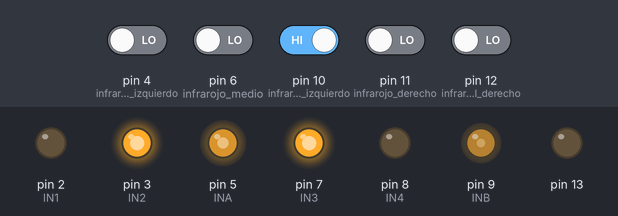
A sketch run on a simulated Arduino Uno, built with avr-gcc and run on an emulated ATmega328P. On the bench: output pins drawn as LEDs (lit = HIGH). The inputs (shaded band) are chosen by the test bench; at power-on: pin 10 (infrarojo_izquierdo) HIGH, pin 4 (infrarojo_lateral_izquierdo), pin 6 (infrarojo_medio), pin 11 (infrarojo_derecho), pin 12 (infrarojo_lateral_derecho) LOW.

Above: at 1.2 s.
1.3 s: pin 10 (infrarojo_izquierdo) driven LOW
At 2.3 s:
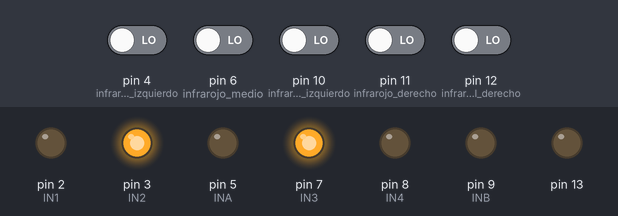
2.8 s: pin 6 (infrarojo_medio) driven HIGH
At 3.5 s:
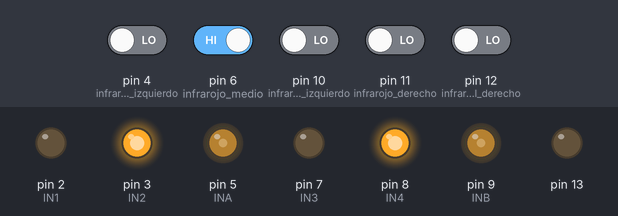
4.3 s: pin 11 (infrarojo_derecho) driven HIGH
At 4.7 s:
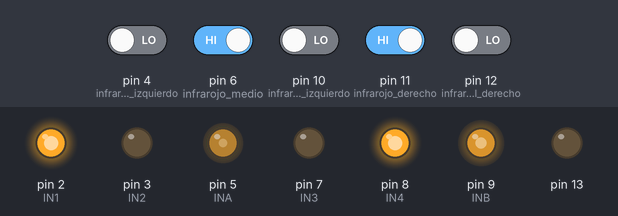
5.8 s: pin 11 (infrarojo_derecho) driven LOW
At 7.0 s:
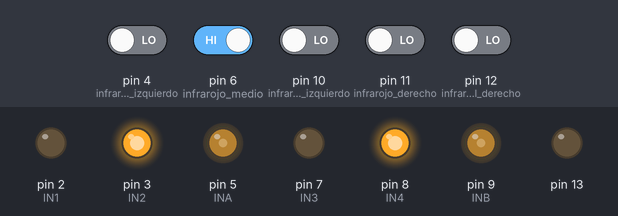
7.3 s: pin 6 (infrarojo_medio) driven LOW
At 8.1 s:
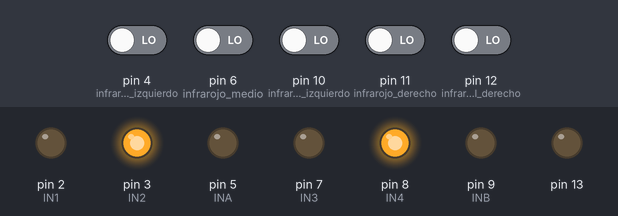
8.8 s: pin 4 (infrarojo_lateral_izquierdo) driven HIGH
At 9.3 s:
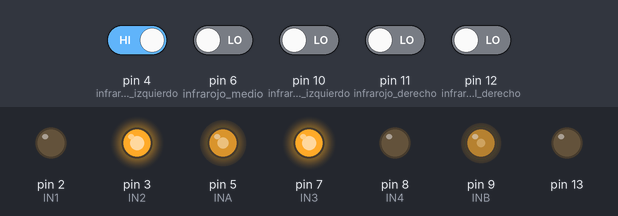
Timing chart, 0 to 11.3 s (numbered marks = the images above; inputs shaded):
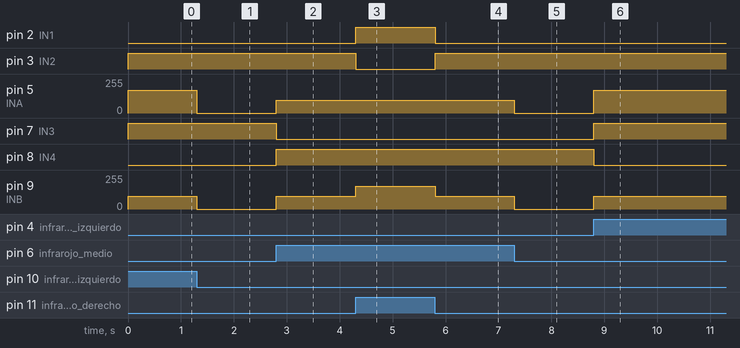

The sketch:

line_follower.ino
```cpp
int IN1 = 2;
int IN2 = 3;
int INA = 5;
int IN3 = 7;
int IN4 = 8;
int INB = 9;

// Infrarojo
int infrarojo_izquierdo = 10;
int infrarojo_derecho = 11;
int infrarojo_medio = 6;
int infrarojo_lateral_derecho = 12;
int infrarojo_lateral_izquierdo = 4;

// Variables de entorno
int velocidad = 95;
int tiempo_ejecucion = 5;
int retraso = 1;
int negro = 1;
int blanco = 0;

// Variables para los sensores
int valor_inicial_infrarojo_izq = 0;
int valor_inicial_infrarojo_der = 0;
int valor_inicial_infrarojo_med = 0;
int valor_inicial_infrarojo_lat_der = 0;
int valor_inicial_infrarojo_lat_izq = 0;

void setup(){
  Serial.begin(9600);
  pinMode(infrarojo_izquierdo, INPUT);
  pinMode(infrarojo_derecho, INPUT);
  pinMode(infrarojo_medio, INPUT);
  pinMode(infrarojo_lateral_derecho, INPUT);
  pinMode(infrarojo_lateral_izquierdo, INPUT);

  pinMode(IN1, OUTPUT);
  pinMode(IN2, OUTPUT);
  pinMode(INA, OUTPUT);
  pinMode(IN3, OUTPUT);
  pinMode(IN4, OUTPUT);
  pinMode(INB, OUTPUT);
  pinMode(13, OUTPUT);
  digitalWrite(IN3, LOW);
  digitalWrite(IN4, LOW);
  digitalWrite(IN1, LOW);
  digitalWrite(IN2, LOW);
}

void loop(){

  while (true){
    valor_inicial_infrarojo_izq = digitalRead(infrarojo_izquierdo);
    valor_inicial_infrarojo_der = digitalRead(infrarojo_derecho);
    valor_inicial_infrarojo_med = digitalRead(infrarojo_medio);
    valor_inicial_infrarojo_lat_der = digitalRead(infrarojo_lateral_derecho);
    valor_inicial_infrarojo_lat_izq = digitalRead(infrarojo_lateral_izquierdo);

    if (valor_inicial_infrarojo_izq == blanco && valor_inicial_infrarojo_med == negro && valor_inicial_infrarojo_der == blanco){
      movimiento_delante();
    }
    else if (valor_inicial_infrarojo_izq == negro && (valor_inicial_infrarojo_med == blanco || valor_inicial_infrarojo_med == negro) && valor_inicial_infrarojo_der == negro){
      movimiento_delante();
    }
    // Girar izquierda
    else if ( (valor_inicial_infrarojo_izq == blanco || valor_inicial_infrarojo_lat_izq == blanco) && (valor_inicial_infrarojo_med == negro || valor_inicial_infrarojo_med == blanco) && (valor_inicial_infrarojo_der == negro || valor_inicial_infrarojo_lat_der == negro)){
      movimiento_derecha();
    }
    // Girar derecha
    else if ((valor_inicial_infrarojo_izq == negro || valor_inicial_infrarojo_lat_izq == negro) && (valor_inicial_infrarojo_med == blanco || valor_inicial_infrarojo_med == negro) && (valor_inicial_infrarojo_der == blanco || valor_inicial_infrarojo_lat_der == blanco)){
      movimiento_izquierda();
    }
    // condicion para drift
    else if (valor_inicial_infrarojo_izq == blanco && valor_inicial_infrarojo_med == blanco && valor_inicial_infrarojo_der == blanco){
      detenerse();
    }
    else {
      detenerse();
    }


  }

}

void movimiento_delante(){
  analogWrite(INB, velocidad);
  digitalWrite(IN3, LOW);
  digitalWrite(IN4, HIGH);

  analogWrite(INA, velocidad);
  digitalWrite(IN1, LOW);
  digitalWrite(IN2, HIGH);
  delay(tiempo_ejecucion);
}

void movimiento_atras(){
  analogWrite(INB, velocidad);
  digitalWrite(IN3, HIGH);
  digitalWrite(IN4, LOW);

  analogWrite(INA, velocidad);
  digitalWrite(IN1, HIGH);
  digitalWrite(IN2, LOW);
  delay(tiempo_ejecucion);
}

void movimiento_derecha(){

  analogWrite(INB, velocidad+75);
  digitalWrite(IN3, LOW);
  digitalWrite(IN4, HIGH);

  analogWrite(INA, velocidad);
  digitalWrite(IN1, HIGH);
  digitalWrite(IN2, LOW);
  delay(tiempo_ejecucion);
}

void movimiento_izquierda(){

  analogWrite(INA, velocidad+75);
  digitalWrite(IN1, LOW);
  digitalWrite(IN2, HIGH);

  analogWrite(INB, velocidad);
  digitalWrite(IN3, HIGH);
  digitalWrite(IN4, LOW);
  delay(tiempo_ejecucion);
}

void detenerse(){
  analogWrite(INA, 0);
  analogWrite(INB, 0);
  delay(retraso);
}
```

Measured:
- after the input at 1.3 s, pin 5 (INA): 170/255 → 0/255 at once; pin 9 (INB): 95/255 → 0/255 at once
- after the input at 2.8 s, pin 5 (INA), pin 9 (INB): 0/255 → 95/255 at once; pin 7 (IN3): HIGH → LOW at once; pin 8 (IN4): LOW → HIGH at once
- after the input at 4.3 s, pin 2 (IN1): LOW → HIGH at once; pin 3 (IN2): HIGH → LOW at once; pin 9 (INB): 95/255 → 170/255 at once
- after the input at 5.8 s, pin 2 (IN1): HIGH → LOW at once; pin 3 (IN2): LOW → HIGH at once; pin 9 (INB): 170/255 → 95/255 at once
- after the input at 7.3 s, pin 5 (INA), pin 9 (INB): 95/255 → 0/255 at once
- after the input at 8.8 s, pin 5 (INA): 0/255 → 170/255 at once; pin 7 (IN3): LOW → HIGH at once; pin 8 (IN4): HIGH → LOW at once; pin 9 (INB): 0/255 → 95/255 at once
